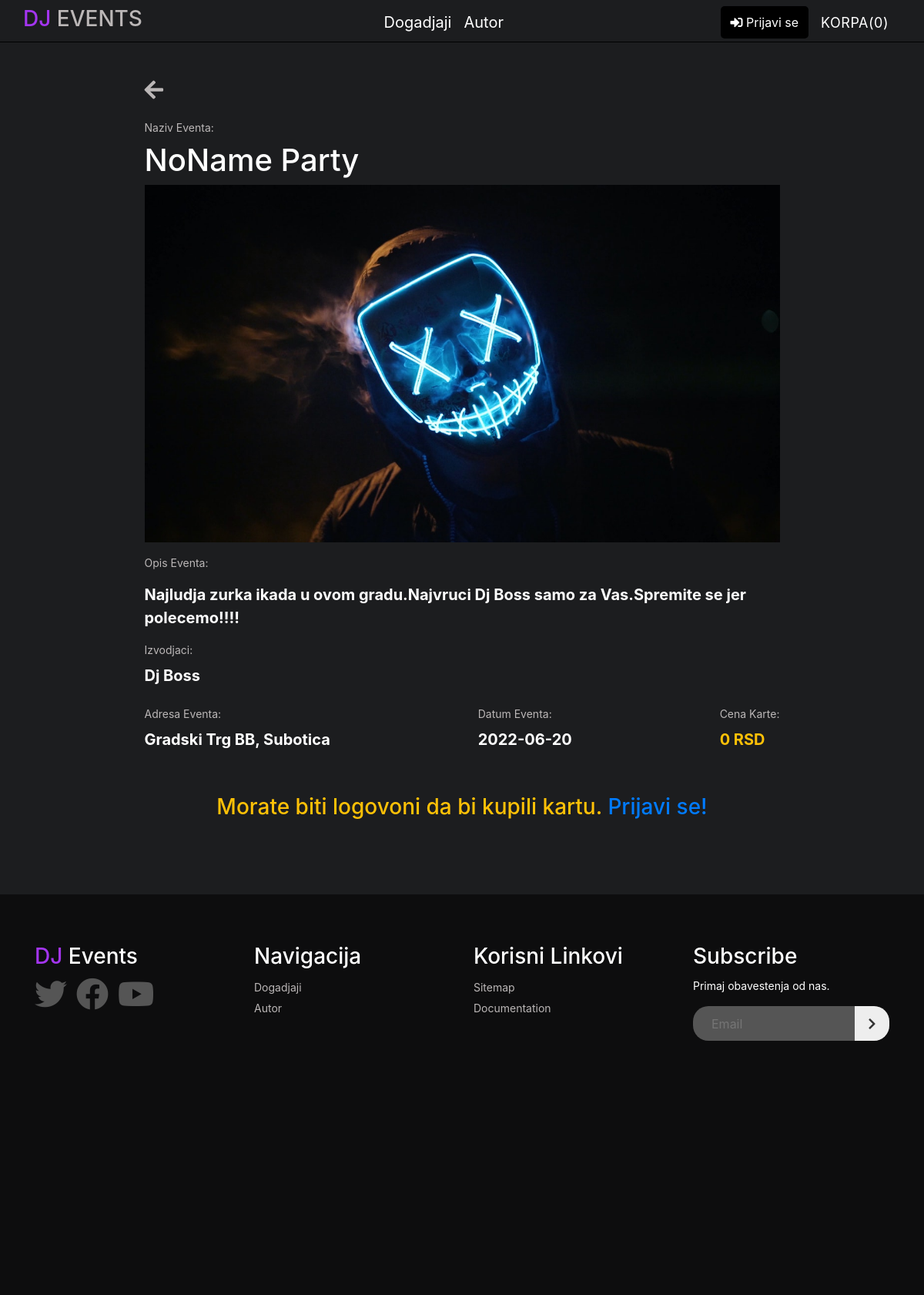
The app's page /index.php?page=eventDetails&id=7 with its own data.
### tables this page shows
CREATE TABLE `meni` (
  `id_meni` int(255) NOT NULL,
  `naziv` varchar(50) NOT NULL,
  `putanja` varchar(50) NOT NULL,
  `prikaz_nav` tinyint(4) NOT NULL
);

CREATE TABLE `events` (
  `id_event` int(255) NOT NULL,
  `naziv` varchar(50) NOT NULL,
  `adresa` varchar(50) NOT NULL,
  `datum` varchar(30) NOT NULL,
  `vreme` varchar(30) NOT NULL,
  `opis` text NOT NULL,
  `id_grad` int(255) NOT NULL,
  `status` tinyint(5) NOT NULL,
  `putanja` varchar(30) NOT NULL,
  `id_cena` int(11) NOT NULL
);

CREATE TABLE `event_izvodjac` (
  `id_event_izvodjac` int(255) NOT NULL,
  `id_izvodjac` int(255) NOT NULL,
  `id_event` int(255) NOT NULL
);

CREATE TABLE `izvodjaci` (
  `id_izvodjac` int(255) NOT NULL,
  `naziv` varchar(100) NOT NULL
);

CREATE TABLE `grad` (
  `id_grad` int(255) NOT NULL,
  `naziv` varchar(100) NOT NULL
);

CREATE TABLE `cena` (
  `id_cena` int(11) NOT NULL,
  `cena` decimal(10,0) NOT NULL
);

### models/functions.php (called while the page is built, shortened)
<?php
function getAll($table)
{
    global $conn;
    $query = "SELECT * FROM $table";
    $select = $conn->query($query);
    $result = $select->fetchAll();
    return $result;
}
function getSingleEvent($id)
{
    global $conn;
    $query = "SELECT *,e.naziv AS ime,c.cena AS cena FROM events e INNER JOIN grad g ON e.id_grad = g.id_grad INNER JOIN cena c ON e.id_cena = c.id_cena WHERE e.id_event= :id";
    $select = $conn->prepare($query);
    $select->bindParam(":id", $id);
    $select->execute();
    $result = $select->fetch();
    return $result;
}
function getPreformers($id)
{
    global $conn;
    $query = "SELECT * FROM event_izvodjac AS ei INNER JOIN izvodjaci i ON ei.id_izvodjac = i.id_izvodjac WHERE ei.id_event=:id";
    $select = $conn->prepare($query);
    $select->bindParam(":id", $id);
    $select->execute();
    $result = $select->fetchAll();
    return $result;
}

### views/pages/events/eventDetails.php (the view)
<?php
if (isset($_GET["id"])) {
    $singleEvent = getSingleEvent($_GET["id"]);
    $preformers = getPreformers($_GET["id"]);
    $dir = "assets/uploaded_img/";
} else {
    header("Location: index.php?page=event");
}
?>
<div class="container py-5 ">
    <div class="row ">
        <div class="mx-auto col-md-9">
            <a href="index.php?page=events">
                <i class=" mb-4 fas fa-arrow-left fa-2x"></i>
            </a>
            <p>Naziv Eventa:</p>
            <h1 class="my-2 text-white"><?= $singleEvent->ime ?></h1>
            <img src=" <?= $dir . $singleEvent->putanja ?>" alt="<?= $singleEvent->ime ?>">
            <p class="mt-3">Opis Eventa:</p>
            <p class="my-3 font-weight-bold lead text-white "><?= $singleEvent->opis ?></p>
            <p class="mt-3">Izvodjaci:</p>
            <?php foreach ($preformers as $preformer) :
            ?>
                <p class="my-2 font-weight-bold lead text-white "><?= $preformer->naziv ?></p>
            <?php
            endforeach
            ?>
            <div class="d-flex justify-content-between align-items-center mt-4">
                <div>
                    <p>Adresa Eventa:</p>
                    <p class="my-2 font-weight-bold lead text-white "><?= $singleEvent->adresa . ", " . $singleEvent->naziv ?></p>
                </div>
                <div>
                    <p>Datum Eventa:</p>
                    <p class="my-2 font-weight-bold lead text-white "><?= $singleEvent->datum ?></p>
                </div>
                <div>
                    <p>Cena Karte:</p>
                    <p class="my-2 font-weight-bold lead text-warning "><?= $singleEvent->cena ?> RSD</p>
                </div>
            </div>
            <?php
            if (isset($_SESSION["user"])) :
            ?>
                <a id="addToCart" data-id="<?= $_GET["id"] ?>" href="#" class="btn btn-purple mt-4 w-100">Dodaj u korpu</a>
            <?php
            else :
            ?>
                <p class="h3 text-center  text-warning mt-5 ">Morate biti logovoni da bi kupili kartu.<a class="text-primary" href="index.php?page=login"> Prijavi se!</a></p>
            <?php
            endif;
            ?>
        </div>
    </div>
</div>

### views/fixed/nav.php (shortened to what this page needs)
<?php
include "models/functions.php";
$meni = getAll("meni");
?>
<body>
    <header>
        <div class="container">
            <div class="row mt-1">
                <div class="header-content py-1 d-flex w-100  align-items-center justify-content-between">
                    <div class="logo">
                        <a href="index.php">
                            <h3 class="text-uppercase"><span>DJ</span> Events</h3>
                        </a>
                    </div>
                    <nav class="ml-5 menu">
                        <ul class="d-flex ">
                            <?php
                            foreach ($meni as $link) :
                            ?>
                                <?php
                                if (!isset($user) && $link->prikaz_nav == 1) :
                                ?>
                                    <li class='mr-3'><a href='index.php<?= $link->putanja ?>'><?= $link->naziv ?></a></li>
                                <?php
                                endif;
                                ?>
                            <?php
                            endforeach;
                            ?>
                        </ul>
                    </nav>
                    <div class="user-action d-flex align-items-center">
                        <?php
                        if (!isset($user)) :
                        ?>
                            <a href="index.php?page=login" class="btn btn-black mr-3">
                                <i class="fas fa-sign-in-alt"></i>
                                <span>Prijavi se</span>
                            </a>
                        <?php
                        endif
                        ?>
                        <?php
                        if(isset($_GET["page"]) && $_GET["page"] != "order"):
                        ?>
                        <span id="cart" class="mr-3 text-uppercase cart">
                            <?php
                            if (isset($_SESSION["cart"])) :
                                ?>
                                Korpa(<?= count($_SESSION["cart"]) ?>)
                            <?php
                            else :
                                ?>
                                Korpa(0)
                            <?php
                            endif;
                            ?>
                        </span>
                        <?php
                        endif;
                        ?>
                    </div>
                </div>
            </div>
        </div>
    </header>

### views/fixed/footer.php (shortened to what this page needs)
<footer class="section-footer mt-5">
    <div class="container">
        <div class="row">
            <div class="col-lg-3 col-md-6">
                <h3><span>DJ</span> Events</h3>
                <a href="https://www.twitter.com/" target="_blank"><i class="fab fa-twitter fa-3x"></i></a>
                <a href="https://www.facebook.com/" target="_blank"><i class="fab fa-facebook fa-3x"></i></a>
                <a href="https://www.youtube.com/" target="_blank"><i class="fab fa-youtube fa-3x"></i></a>
            </div>
            <div class="col-lg-3 col-md-6">
                <h3>Navigacija</h3>
                <ul>
                    <?php
                    foreach ($meni as $link) :
                    ?>
                        <?php
                        if (!isset($user) && $link->prikaz_nav == 1) :
                        ?>
                            <li class='mr-3'><a href='index.php<?= $link->putanja ?>'><?= $link->naziv ?></a></li>
                        <?php
                        endif;
                        ?>
                    <?php
                    endforeach;
                    ?>
                </ul>
            </div>
            <div class="col-lg-3 col-md-6">
                <h3>Korisni Linkovi</h3>
                <ul>
                    <li><a href="assets/xml/sitemap.xml" target="_blank">Sitemap</a></li>
                    <li><a href="djevents.pdf" target="_blank">Documentation</a></li>
                </ul>
            </div>
            <div class="col-lg-3 col-md-6">
                <h3>Subscribe</h3>
                <p>Primaj obavestenja od nas.</p>
                <form name=email-form method="POST" date-netlify='true'>
                    <div class="email-form">
                        <input type="email" name="email" id="emailFooter" class="control" placeholder="Email" size='40'>
                        <button type="submit" value="Submit" class="form-control submit">
                            <i class="fas fa-chevron-right"></i>
                        </button>
                    </div>
                </form>
            </div>
        </div>
    </div>
</footer>

### assets/css/style.css (style rules this page uses)
:root { --secondary-color: #a435f0; --primary-color: #1c1d1f; --font-color: #bbb7b7; }
* { margin: 0px; padding: 0px; scroll-behavior: smooth; box-sizing: border-box; }
body { background-color: var(--primary-color); color: var(--font-color); }
p { margin-bottom: 0px !important; }
h1, h2, h3, h4 { overflow: hidden; }
a { text-decoration: none !important; color: var(--font-color) !important; }
ul { list-style: none !important; margin: 0; }
img { width: 100%; }
.btn { padding: 8px 12px; display: inline-block !important; border-radius: 5px; color: #fff !important; }
.btn-black { background: #000; }
header { border-bottom: 1px solid #000; }
nav ul li a { color: #fff !important; font-size: 20px; }
header .logo span, .section-footer span { color: var(--secondary-color); }
.header-content i { font-size: 16px !important; }
.cart { font-size: 18px; color: #fff; letter-spacing: 0.5px; cursor: pointer; transition: all 0.3s; }
.section-footer { height: 520px; background: #0d0d0e; color: #fff; padding: 4rem 0; overflow: hidden; }
.section-footer h3 { margin-bottom: 0.7rem; }
.section-footer a { line-height: 1.9; color: #ccc; }
.section-footer a > i { color: #555; margin-right: 0.5rem; }
.email-form { width: 100%; display: inline-block; background-color: #555; position: relative; border-radius: 20px; line-height: 0; margin-top: 1rem; }
.email-form .control { display: inline-block; border: 0; outline: 0; font-size: 1rem; color: #ddd; background-color: transparent; font-family: inherit; margin: 0; padding: 0 3rem 0 1.5rem; width: 100%; height: 45px; border-radius: 20px; }
.email-form .submit { display: inline-block; position: absolute; top: 0; right: 0; width: 45px; height: 45px; background-color: #eee; font-size: 1rem; text-align: center; margin: 0; padding: 0; outline: 0; border: 0; color: #333; cursor: pointer; border-radius: 0 20px 20px 0; }

### assets/css/dashboard.css (style rules this page uses)
body { font-size: 0.875rem; }

### records on screen
meni: naziv "Dogadjaji"
meni: naziv "Autor"
events: naziv "NoName Party", putanja (picture), opis "Najludja zurka ikada u ovom gradu.Najvruci Dj Boss samo za Vas.Spremite se jer polecemo!!!!", adresa "Gradski Trg BB", id_grad.naziv "Subotica", datum "2022-06-20", id_cena.cena "0"
event_izvodjac: id_izvodjac.naziv "Dj Boss"
